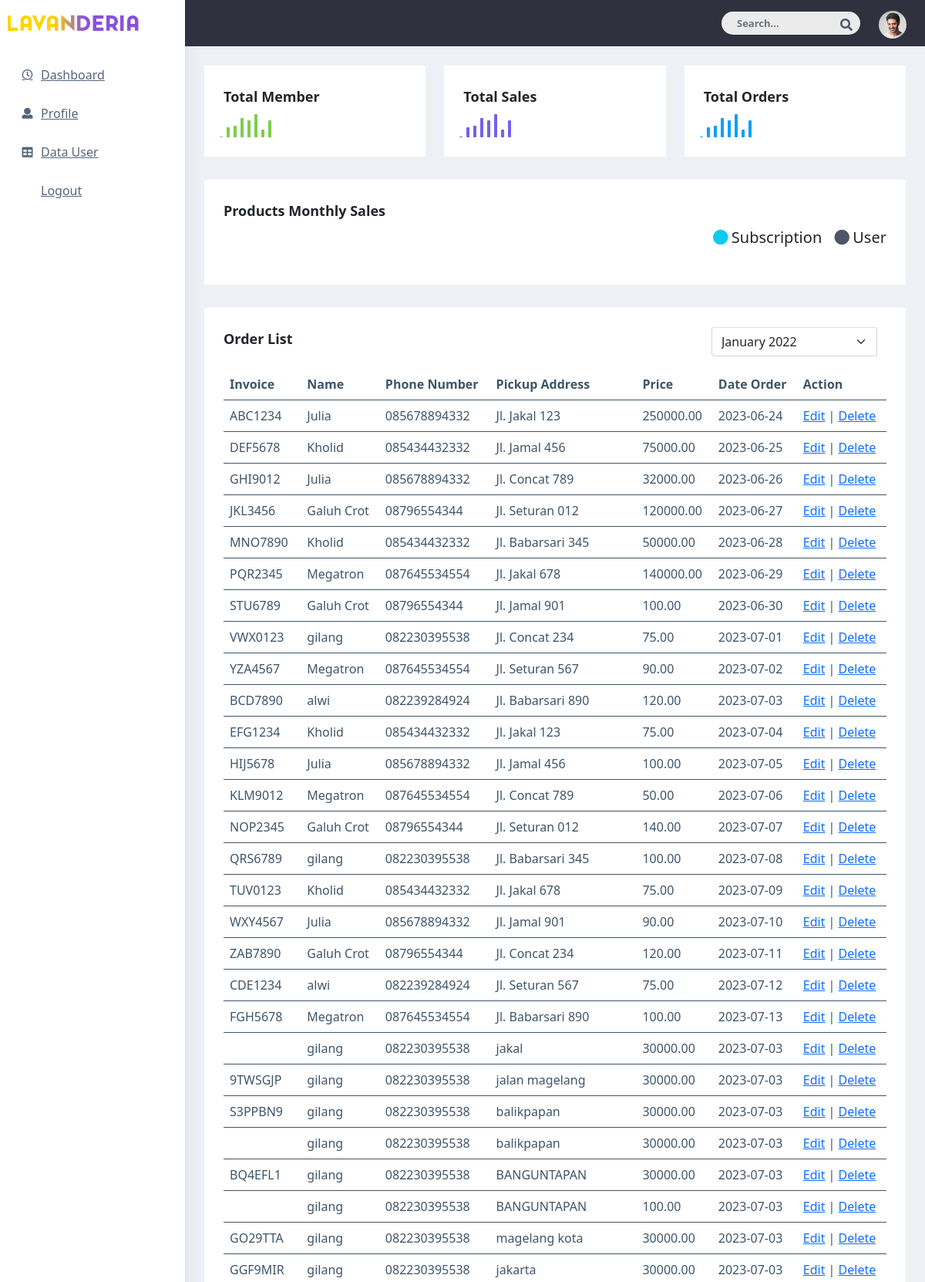
Screenshot of /kurir/list.php (upper part) with the database file from the repository.
### tables this page shows
CREATE TABLE `laundry_orders` (
  `order_id` int(100) NOT NULL,
  `customer_id` int(11) DEFAULT NULL,
  `order_date` date DEFAULT NULL,
  `order_status` enum('waiting','in_process','ready_to_ship','done') DEFAULT NULL,
  `payment_method` enum('Gopay','OVO','Dana','cash') DEFAULT NULL,
  `payment_status` enum('pending','paid') DEFAULT NULL,
  `total_weight` decimal(10,2) DEFAULT NULL,
  `total_cost` decimal(10,2) DEFAULT NULL,
  `pickup_date` date DEFAULT NULL,
  `delivery_date` date DEFAULT NULL,
  `alamat` varchar(100) NOT NULL,
  `nota` varchar(100) NOT NULL,
  `pewangi` varchar(100) NOT NULL
);

CREATE TABLE `users` (
  `user_id` int(11) NOT NULL,
  `password` varchar(255) DEFAULT NULL,
  `email` varchar(255) DEFAULT NULL,
  `role` enum('admin','courier','customer') DEFAULT NULL,
  `name` varchar(255) DEFAULT NULL,
  `phn_num` varchar(20) DEFAULT NULL,
  `address` varchar(255) DEFAULT NULL,
  `image` varchar(200) NOT NULL
);

### kurir/list.php (the view, shortened to what this page needs)
<?php
include '../koneksi.php';
?>
<!DOCTYPE html>
<html dir="ltr" lang="en">
  <head>
    <link
      href="../plugins/bower_components/chartist/dist/chartist.min.css"
      rel="stylesheet"
    />
    <link
      rel="stylesheet"
      href="../plugins/bower_components/chartist-plugin-tooltips/dist/chartist-plugin-tooltip.css"
    />
    <link href=".../css/style.min.css" rel="stylesheet" />
    <link href="https://cdn.jsdelivr.net/npm/bootstrap@5.0.2/dist/css/bootstrap.min.css" rel="stylesheet">
  </head>
  <body>
    <div
      id="main-wrapper"
      data-layout="vertical"
      data-navbarbg="skin5"
      data-sidebartype="full"
      data-sidebar-position="absolute"
      data-header-position="absolute"
      data-boxed-layout="full"
    >
      <header class="topbar" data-navbarbg="skin5">
        <nav class="navbar top-navbar navbar-expand-md navbar-dark">
          <div class="navbar-header" data-logobg="skin6">
            <a class="navbar-brand" href="dashboard.php">
              <b class="logo-icon">
                <img src="Logo.png" alt="homepage" />
              </b>
            </a>
          </div>
          <div
            class="navbar-collapse collapse"
            id="navbarSupportedContent"
            data-navbarbg="skin5"
          >
            <ul class="navbar-nav ms-auto d-flex align-items-center">
              <li class="in">
                <form role="search" class="app-search d-none d-md-block me-3">
                  <input
                    type="text"
                    placeholder="Search..."
                    class="form-control mt-0"
                  />
                  <a href="" class="active">
                    <i class="fa fa-search"></i>
                  </a>
                </form>
              </li>
              <li>
                <a class="profile-pic" href="#">
                  <img
                    src="plugins/images/users/varun.jpg"
                    alt="user-img"
                    width="36"
                    class="img-circle"
                  /><span class="text-white font-medium"><?php echo $name; ?></span></a
                >
              </li>
            </ul>
          </div>
        </nav>
      </header>
      <aside class="left-sidebar" data-sidebarbg="skin6">
        <div class="scroll-sidebar">
          <nav class="sidebar-nav">
            <ul id="sidebarnav">
              <li class="sidebar-item pt-2">
                <a
                  class="sidebar-link waves-effect waves-dark sidebar-link"
                  href="dashboard.php"
                  aria-expanded="false"
                >
                  <i class="far fa-clock" aria-hidden="true"></i>
                  <span class="hide-menu">Dashboard</span>
                </a>
              </li>
              <li class="sidebar-item">
                <a
                  class="sidebar-link waves-effect waves-dark sidebar-link"
                  href="profile.php"
                  aria-expanded="false"
                >
                  <i class="fa fa-user" aria-hidden="true"></i>
                  <span class="hide-menu">Profile</span>
                </a>
              </li>
              <li class="sidebar-item">
                <a
                  class="sidebar-link waves-effect waves-dark sidebar-link"
                  href="basic-table.php"
                  aria-expanded="false"
                >
                  <i class="fa fa-table" aria-hidden="true"></i>
                  <span class="hide-menu">Data User</span>
                </a>
              </li>
              <li class="sidebar-item">
                <a
                  class="sidebar-link waves-effect waves-dark sidebar-link"
                  href="../controller_logout.php"
                  aria-expanded="false"
                >
                  <span class="hide-menu">Logout</span>
                </a>
              </li>
            </ul>
          </nav>
        </div>
      </aside>
      <div class="page-wrapper">
        <div class="container-fluid">
          <div class="row justify-content-center">
            <div class="col-lg-4 col-md-12">
              <div class="white-box analytics-info">
                <h3 class="box-title">Total Member
                </h3>
                <ul class="list-inline two-part d-flex align-items-center mb-0">
                  <li>
                    <div id="sparklinedash">
                    </div>
                  </li>
                </ul>
              </div>
            </div>
            <div class="col-lg-4 col-md-12">
              <div class="white-box analytics-info">
                <h3 class="box-title">Total Sales
                </h3>
                <ul class="list-inline two-part d-flex align-items-center mb-0">
                  <li>
                    <div id="sparklinedash2">
                    </div>
                  </li>
                </ul>
              </div>
            </div>
            <div class="col-lg-4 col-md-12">
              <div class="white-box analytics-info">
                <h3 class="box-title">Total Orders</h3>
                <ul class="list-inline two-part d-flex align-items-center mb-0">
                  <li>
                    <div id="sparklinedash3">
                    </div>
                  </li>
                </ul>
              </div>
            </div>
          </div>
          <div class="row">
            <div class="col-md-12 col-lg-12 col-sm-12 col-xs-12">
              <div class="white-box">
                <h3 class="box-title">Products Monthly Sales</h3>
                <div class="d-md-flex">
                  <ul class="list-inline d-flex ms-auto">
                    <li class="ps-3">
                      <h5><i class="fa fa-circle me-1 text-info"></i>Subscription</h5>
                    </li>
                    <li class="ps-3">
                      <h5>
                        <i class="fa fa-circle me-1 text-inverse">
                          </i
                        >User
                      </h5>
                    </li>
                  </ul>
                </div>
              </div>
            </div>
          </div>
          <div class="row">
            <div class="col-md-12 col-lg-12 col-sm-12">
              <div class="white-box">
                <div class="d-md-flex mb-3">
                  <h3 class="box-title mb-0">Order List</h3>
                  <div class="col-md-3 col-sm-4 col-xs-6 ms-auto">
                    <select class="form-select shadow-none row border-top">
                      <option>January 2022</option>
                    </select>
                  </div>
                </div>
                <div class="table-responsive">
                  <table class="table no-wrap">
                    <thead>
                      <tr>
                        <th class="border-top-0">Invoice</th>
                        <th class="border-top-0">Name</th>
                        <th class="border-top-0">Phone Number</th>
                        <th class="border-top-0">Pickup Address</th>
                        <th class="border-top-0">Price</th>
                        <th class="border-top-0">Date Order</th>
                        <th class="border-top-0">Action</th>
                      </tr>
                    </thead>
                    <tbody>
                    <?php
                    $sql = "SELECT laundry_orders.*, users.name, users.phn_num
                    FROM laundry_orders
                    JOIN users ON laundry_orders.customer_id = users.user_id;
                    ";
                    $hasil = $koneksi->query($sql);
    if ($hasil->num_rows > 0) {
       while ($baris = $hasil->fetch_assoc()) {
                       $id = $baris['order_id'];
                       $name = $baris['name'];
                       $phone = $baris['phn_num'];
                       $address =$baris['alamat'];
                       $price = $baris['total_cost'];
                       $nota = $baris['nota'];
                       $pickup_date = $baris['pickup_date'];
                       echo "<tr><td>$nota</td>";
                       echo "<td>$name</td>
                       <td>$phone</td>
                       <td>$address</td>
                       <td>$price</td>
                       <td>$pickup_date</td>
                       <td>
                       <a href='ubahdepartemen.php?id=$id'>Edit</a> | "; ?>
                    <a href="hapusdepartemen.php?id=<?php echo $id; ?>" onClick="return confirm('Anda yakin akan mengapus data ini?');">Delete</a></td></tr>
                    </tbody>
                    <?php
       }
       echo "</table>";
    } else {
            echo "Data tidak ditemukan";
    }
?>
                </div>
              </div>
            </div>
          </div>
      </div>
    </div>
  </body>
</html>

### rows the page displays
laundry_orders: nota "ABC1234", users.name "Julia", users.phn_num "085678894332", alamat "Jl. Jakal 123", total_cost "250000.00", pickup_date "2023-06-24"
laundry_orders: nota "DEF5678", users.name "Kholid", users.phn_num "085434432332", alamat "Jl. Jamal 456", total_cost "75000.00", pickup_date "2023-06-25"
laundry_orders: nota "GHI9012", users.name "Julia", users.phn_num "085678894332", alamat "Jl. Concat 789", total_cost "32000.00", pickup_date "2023-06-26"
laundry_orders: nota "JKL3456", users.name "Galuh Crot", users.phn_num "08796554344", alamat "Jl. Seturan 012", total_cost "120000.00", pickup_date "2023-06-27"
laundry_orders: nota "MNO7890", users.name "Kholid", users.phn_num "085434432332", alamat "Jl. Babarsari 345", total_cost "50000.00", pickup_date "2023-06-28"
laundry_orders: nota "PQR2345", users.name "Megatron", users.phn_num "087645534554", alamat "Jl. Jakal 678", total_cost "140000.00", pickup_date "2023-06-29"
laundry_orders: nota "STU6789", users.name "Galuh Crot", users.phn_num "08796554344", alamat "Jl. Jamal 901", total_cost "100.00", pickup_date "2023-06-30"
laundry_orders: nota "VWX0123", users.name "gilang", users.phn_num "082230395538", alamat "Jl. Concat 234", total_cost "75.00", pickup_date "2023-07-01"
laundry_orders: nota "YZA4567", users.name "Megatron", users.phn_num "087645534554", alamat "Jl. Seturan 567", total_cost "90.00", pickup_date "2023-07-02"
laundry_orders: nota "BCD7890", users.name "alwi", users.phn_num "082239284924", alamat "Jl. Babarsari 890", total_cost "120.00", pickup_date "2023-07-03"
laundry_orders: nota "EFG1234", users.name "Kholid", users.phn_num "085434432332", alamat "Jl. Jakal 123", total_cost "75.00", pickup_date "2023-07-04"
laundry_orders: nota "HIJ5678", users.name "Julia", users.phn_num "085678894332", alamat "Jl. Jamal 456", total_cost "100.00", pickup_date "2023-07-05"
laundry_orders: nota "KLM9012", users.name "Megatron", users.phn_num "087645534554", alamat "Jl. Concat 789", total_cost "50.00", pickup_date "2023-07-06"
laundry_orders: nota "NOP2345", users.name "Galuh Crot", users.phn_num "08796554344", alamat "Jl. Seturan 012", total_cost "140.00", pickup_date "2023-07-07"
laundry_orders: nota "QRS6789", users.name "gilang", users.phn_num "082230395538", alamat "Jl. Babarsari 345", total_cost "100.00", pickup_date "2023-07-08"
laundry_orders: nota "TUV0123", users.name "Kholid", users.phn_num "085434432332", alamat "Jl. Jakal 678", total_cost "75.00", pickup_date "2023-07-09"
laundry_orders: nota "WXY4567", users.name "Julia", users.phn_num "085678894332", alamat "Jl. Jamal 901", total_cost "90.00", pickup_date "2023-07-10"
laundry_orders: nota "ZAB7890", users.name "Galuh Crot", users.phn_num "08796554344", alamat "Jl. Concat 234", total_cost "120.00", pickup_date "2023-07-11"
laundry_orders: nota "CDE1234", users.name "alwi", users.phn_num "082239284924", alamat "Jl. Seturan 567", total_cost "75.00", pickup_date "2023-07-12"
laundry_orders: nota "FGH5678", users.name "Megatron", users.phn_num "087645534554", alamat "Jl. Babarsari 890", total_cost "100.00", pickup_date "2023-07-13"
laundry_orders: users.name "gilang", users.phn_num "082230395538", alamat "jakal", total_cost "30000.00", pickup_date "2023-07-03"
laundry_orders: nota "9TWSGJP", users.name "gilang", users.phn_num "082230395538", alamat "jalan magelang", total_cost "30000.00", pickup_date "2023-07-03"
laundry_orders: nota "S3PPBN9", users.name "gilang", users.phn_num "082230395538", alamat "balikpapan", total_cost "30000.00", pickup_date "2023-07-03"
laundry_orders: users.name "gilang", users.phn_num "082230395538", alamat "balikpapan", total_cost "30000.00", pickup_date "2023-07-03"
laundry_orders: nota "BQ4EFL1", users.name "gilang", users.phn_num "082230395538", alamat "BANGUNTAPAN", total_cost "30000.00", pickup_date "2023-07-03"
laundry_orders: users.name "gilang", users.phn_num "082230395538", alamat "BANGUNTAPAN", total_cost "100.00", pickup_date "2023-07-03"
laundry_orders: nota "GO29TTA", users.name "gilang", users.phn_num "082230395538", alamat "magelang kota", total_cost "30000.00", pickup_date "2023-07-03"
laundry_orders: nota "GGF9MIR", users.name "gilang", users.phn_num "082230395538", alamat "jakarta", total_cost "30000.00", pickup_date "2023-07-03"
